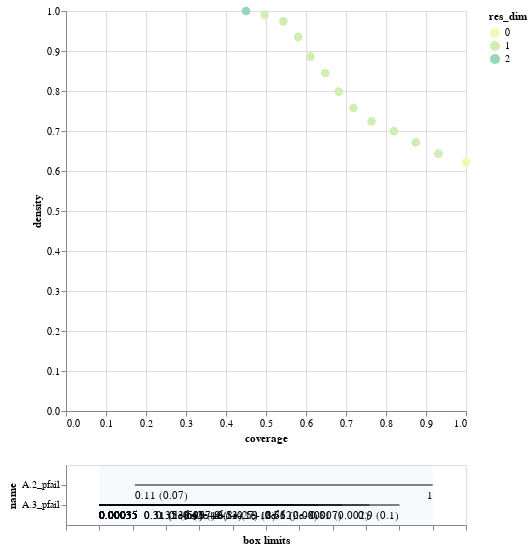

The cell this chart's notebook holds for it:
### Code cell
box_death_0.inspect_tradeoff()

### Figure 1 — Vega-Lite specification as saved in the notebook (floating-point values rounded to 4 significant figures)
{"config": {"view": {"continuousWidth": 400, "continuousHeight": 300}}, "vconcat": [{"data": {"name": "data-9952afde686e5e047295bc88b1fa2415"}, "mark": {"type": "circle", "size": 75}, "encoding": {"color": {"type": "ordinal", "field": "res_dim", "scale": {"range": ["#eff9b6", "#d0edb3", "#97d6b9", "#5dc0c0", "#31a5c2", "#1f80b8", "#2354a3", "#21318d"]}}, "opacity": {"condition": {"value": 1, "selection": "selector001"}, "value": 0.4}, "tooltip": [{"type": "ordinal", "field": "id"}, {"type": "quantitative", "field": "coverage", "format": ".2"}, {"type": "quantitative", "field": "density", "format": ".2"}, {"type": "ordinal", "field": "res_dim"}], "x": {"type": "quantitative", "field": "coverage"}, "y": {"type": "quantitative", "field": "density"}}, "height": 400, "selection": {"selector001": {"type": "single", "fields": ["id"]}}, "width": 400}, {"layer": [{"data": {"name": "data-be23b6ba00d7b406ef30b8d7213d32c2"}, "mark": "rule", "encoding": {"x": {"type": "quantitative", "axis": {"grid": false, "labels": false, "title": "box limits"}, "field": "x_lower", "scale": {"domain": [0, 1], "padding": 0.1}}, "x2": {"field": "x_upper"}, "y": {"type": "nominal", "field": "name", "scale": {"padding": 1.0}}}, "transform": [{"calculate": "(datum.x1-datum.minimum)/(datum.maximum-datum.minimum)", "as": "x_lower"}, {"calculate": "(datum.x2-datum.minimum)/(datum.maximum-datum.minimum)", "as": "x_upper"}, {"filter": {"selection": "selector001"}}], "width": 400}, {"data": {"name": "data-be23b6ba00d7b406ef30b8d7213d32c2"}, "mark": {"type": "text", "align": "left", "baseline": "top", "dy": 5}, "encoding": {"text": {"type": "ordinal", "field": "text"}, "x": {"type": "quantitative", "axis": {"grid": false, "labels": false, "title": "box limits"}, "field": "x_lower", "scale": {"domain": [0, 1], "padding": 0.1}}, "x2": {"field": "x_upper"}, "y": {"type": "nominal", "field": "name", "scale": {"padding": 1.0}}}, "transform": [{"calculate": "(datum.x1-datum.minimum)/(datum.maximum-datum.minimum)", "as": "x_lower"}, {"calculate": "(datum.x2-datum.minimum)/(datum.maximum-datum.minimum)", "as": "x_upper"}, {"filter": {"selection": "selector001"}}, {"calculate": "datum.qp_lower>0?format(datum.x1, \".2\")+\" (\"+format(datum.qp_lower, \".1~g\")+\")\" :format(datum.x1, \".2\")", "as": "text"}], "width": 400}, {"data": {"name": "data-be23b6ba00d7b406ef30b8d7213d32c2"}, "mark": {"type": "text", "align": "right", "baseline": "top", "dy": 5}, "encoding": {"text": {"type": "ordinal", "field": "text"}, "x": {"type": "quantitative", "field": "x_upper"}, "x2": {"field": "x_upper"}, "y": {"type": "nominal", "field": "name", "scale": {"padding": 1.0}}}, "transform": [{"calculate": "(datum.x1-datum.minimum)/(datum.maximum-datum.minimum)", "as": "x_lower"}, {"calculate": "(datum.x2-datum.minimum)/(datum.maximum-datum.minimum)", "as": "x_upper"}, {"filter": {"selection": "selector001"}}, {"calculate": "datum.qp_upper>0?format(datum.x2, \".2\")+\" (\"+format(datum.qp_upper, \".1\")+\")\" :format(datum.x2, \".2\")", "as": "text"}], "width": 400}, {"data": {"name": "data-bb8d07f6df3d47a6a475317795287b23"}, "mark": {"type": "rect", "opacity": 0.05}, "encoding": {"x": {"type": "quantitative", "field": "start"}, "x2": {"field": "end"}}}, {"data": {"name": "data-d751713988987e9331980363e24189ce"}, "mark": "point", "encoding": {"x": {"type": "quantitative", "field": "x"}, "y": {"type": "nominal", "field": "name"}}, "transform": [{"filter": {"selection": "selector001"}}], "width": 400}, {"data": {"name": "data-d751713988987e9331980363e24189ce"}, "mark": {"type": "text", "align": "center", "baseline": "top", "dy": 5}, "encoding": {"text": {"type": "nominal", "field": "item"}, "x": {"type": "quantitative", "field": "x"}, "y": {"type": "nominal", "field": "name"}}, "transform": [{"filter": {"selection": "selector001"}}], "width": 400}]}], "$schema": "https://vega.github.io/schema/vega-lite/v4.8.1.json", "datasets": {"data-9952afde686e5e047295bc88b1fa2415": [{"coverage": 1.0, "density": 0.622, "id": 0, "mass": 1.0, "mean": 0.622, "res_dim": 0}, {"coverage": 0.9309, "density": 0.6433, "id": 1, "mass": 0.9, "mean": 0.6433, "res_dim": 1}, {"coverage": 0.8746, "density": 0.6716, "id": 2, "mass": 0.81, "mean": 0.6716, "res_dim": 1}, {"coverage": 0.8199, "density": 0.6996, "id": 3, "mass": 0.729, "mean": 0.6996, "res_dim": 1}, {"coverage": 0.7637, "density": 0.7241, "id": 4, "mass": 0.656, "mean": 0.7241, "res_dim": 1}, {"coverage": 0.7186, "density": 0.7576, "id": 5, "mass": 0.59, "mean": 0.7576, "res_dim": 1}, {"coverage": 0.6817, "density": 0.7985, "id": 6, "mass": 0.531, "mean": 0.7985, "res_dim": 1}, {"coverage": 0.6479, "density": 0.8449, "id": 7, "mass": 0.477, "mean": 0.8449, "res_dim": 1}, {"coverage": 0.6109, "density": 0.8858, "id": 8, "mass": 0.429, "mean": 0.8858, "res_dim": 1}, {"coverage": 0.5804, "density": 0.9352, "id": 9, "mass": 0.386, "mean": 0.9352, "res_dim": 1}, {"coverage": 0.5434, "density": 0.9741, "id": 10, "mass": 0.347, "mean": 0.9741, "res_dim": 1}, {"coverage": 0.4968, "density": 0.9904, "id": 11, "mass": 0.312, "mean": 0.9904, "res_dim": 1}, {"coverage": 0.4502, "density": 1.0, "id": 12, "mass": 0.28, "mean": 1.0, "res_dim": 2}], "data-be23b6ba00d7b406ef30b8d7213d32c2": [{"x1": 0.0003509, "x2": 0.9001, "name": "A.3_pfail", "id": 1, "minimum": 0.0003509, "maximum": 0.9995, "qp_lower": -1.0, "qp_upper": 0.09897}, {"x1": 0.0003509, "x2": 0.8096, "name": "A.3_pfail", "id": 2, "minimum": 0.0003509, "maximum": 0.9995, "qp_lower": -1.0, "qp_upper": 0.001869}, {"x1": 0.0003509, "x2": 0.729, "name": "A.3_pfail", "id": 3, "minimum": 0.0003509, "maximum": 0.9995, "qp_lower": -1.0, "qp_upper": 6.891e-06}, {"x1": 0.0003509, "x2": 0.6558, "name": "A.3_pfail", "id": 4, "minimum": 0.0003509, "maximum": 0.9995, "qp_lower": -1.0, "qp_upper": 2.271e-08}, {"x1": 0.0003509, "x2": 0.59, "name": "A.3_pfail", "id": 5, "minimum": 0.0003509, "maximum": 0.9995, "qp_lower": -1.0, "qp_upper": 1.621e-12}, {"x1": 0.0003509, "x2": 0.5314, "name": "A.3_pfail", "id": 6, "minimum": 0.0003509, "maximum": 0.9995, "qp_lower": -1.0, "qp_upper": 1.263e-18}, {"x1": 0.0003509, "x2": 0.4771, "name": "A.3_pfail", "id": 7, "minimum": 0.0003509, "maximum": 0.9995, "qp_lower": -1.0, "qp_upper": 7.604e-27}, {"x1": 0.0003509, "x2": 0.429, "name": "A.3_pfail", "id": 8, "minimum": 0.0003509, "maximum": 0.9995, "qp_lower": -1.0, "qp_upper": 1.019e-34}, {"x1": 0.0003509, "x2": 0.386, "name": "A.3_pfail", "id": 9, "minimum": 0.0003509, "maximum": 0.9995, "qp_lower": -1.0, "qp_upper": 1.503e-46}, {"x1": 0.0003509, "x2": 0.3472, "name": "A.3_pfail", "id": 10, "minimum": 0.0003509, "maximum": 0.9995, "qp_lower": -1.0, "qp_upper": 5.966e-57}, {"x1": 0.0003509, "x2": 0.3118, "name": "A.3_pfail", "id": 11, "minimum": 0.0003509, "maximum": 0.9995, "qp_lower": -1.0, "qp_upper": 5.257e-59}, {"x1": 0.1073, "x2": 0.9997, "name": "A.2_pfail", "id": 12, "minimum": 0.0006082, "maximum": 0.9997, "qp_lower": 0.06685, "qp_upper": -1.0}, {"x1": 0.0003509, "x2": 0.3118, "name": "A.3_pfail", "id": 12, "minimum": 0.0003509, "maximum": 0.9995, "qp_lower": -1.0, "qp_upper": 2.413e-58}], "data-bb8d07f6df3d47a6a475317795287b23": [{"start": 0, "end": 1}], "data-d751713988987e9331980363e24189ce": []}}
